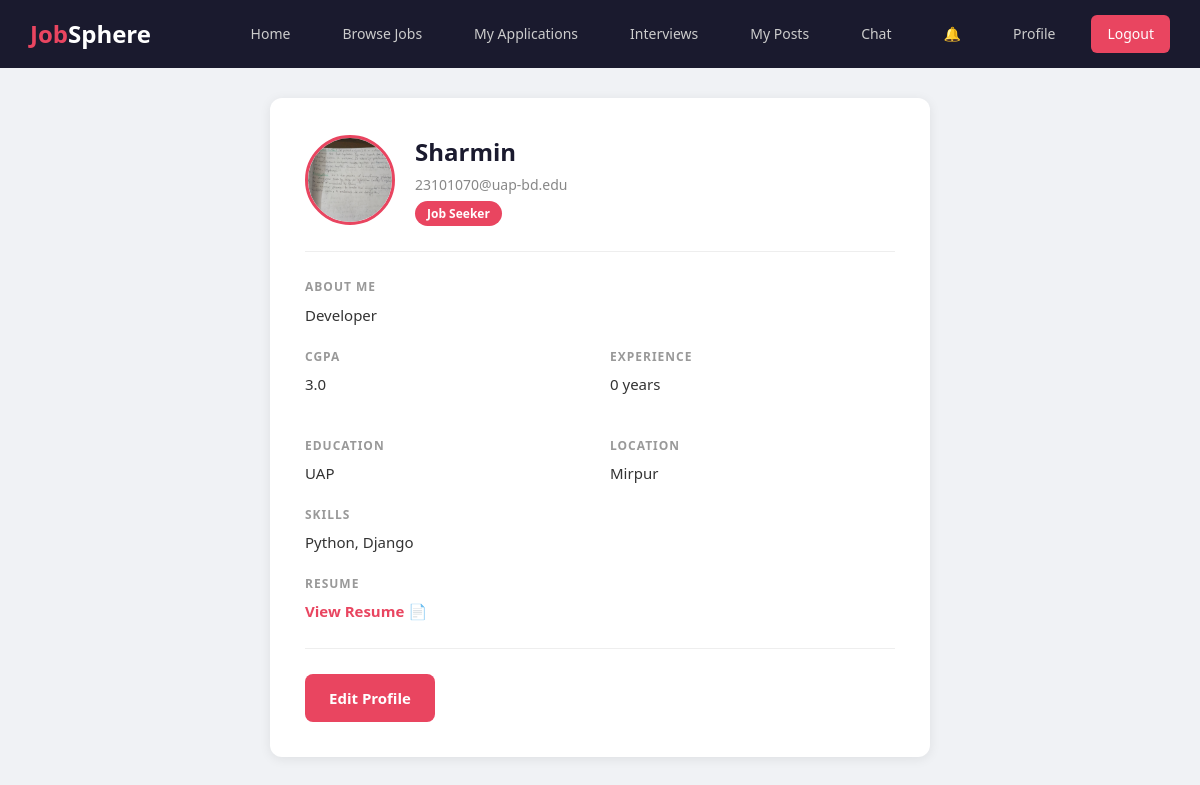
/users/profile/seeker/ (signed in), run on an earlier commit of the app's database.
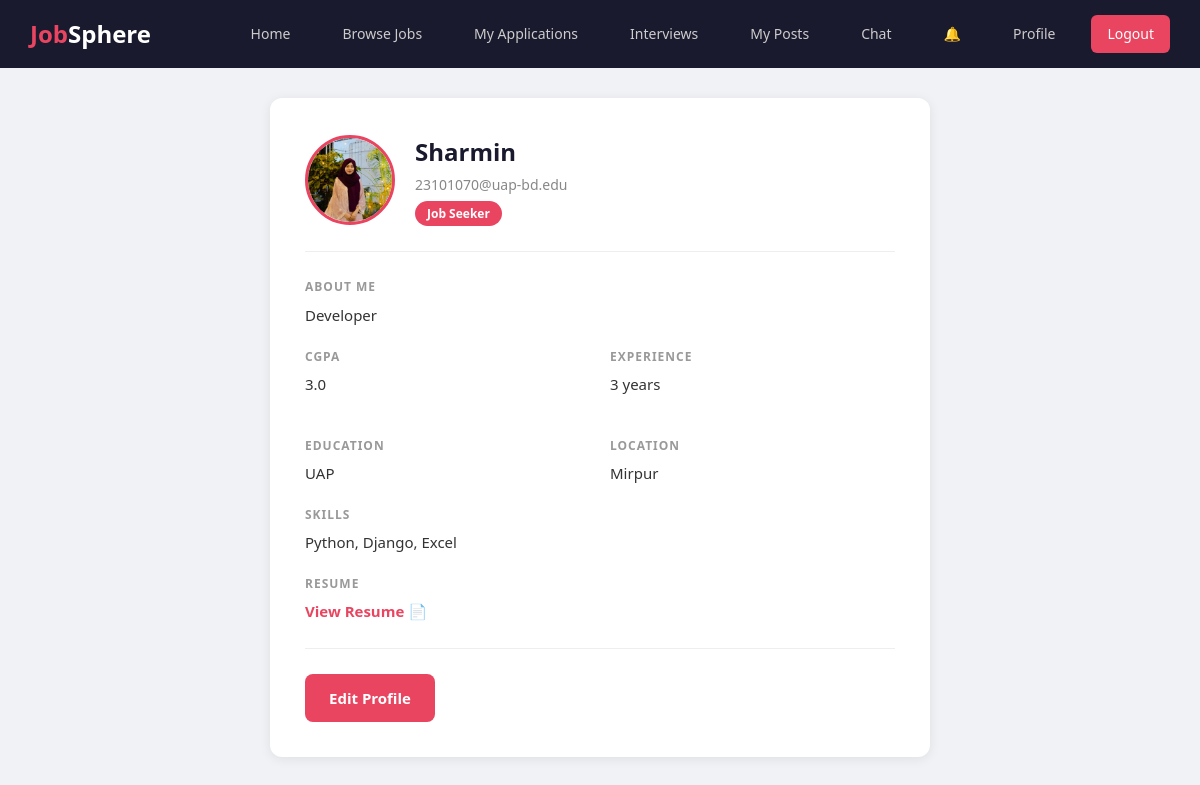
And on a later commit of the database.
### users/models.py (models this page shows, shortened)
class User(AbstractBaseUser):
    USER_TYPE_CHOICES = [
        ('seeker', 'Job Seeker'),
        ('recruiter', 'Recruiter'),
        ('admin', 'Admin'),
    ]
    email = models.EmailField(unique=True)
    name = models.CharField(max_length=100)
    user_type = models.CharField(max_length=10, choices=USER_TYPE_CHOICES)
    phone_num = models.CharField(max_length=20, blank=True, null=True)
    profile_pic = models.ImageField(upload_to='profile_pics/', blank=True, null=True)
    is_active = models.BooleanField(default=True)
    is_admin = models.BooleanField(default=False)
    is_staff = models.BooleanField(default=False)
    is_superuser = models.BooleanField(default=False)
    objects = UserManager()
    USERNAME_FIELD = 'email'
    REQUIRED_FIELDS = ['name']

class JobSeeker(models.Model):
    user = models.OneToOneField(User, on_delete=models.CASCADE, related_name='seeker_profile')
    bio = models.TextField(blank=True, null=True)
    cgpa = models.FloatField(blank=True, null=True)
    experience_years = models.IntegerField(default=0)
    education = models.CharField(max_length=200, blank=True, null=True)
    career_goals = models.TextField(blank=True, null=True)
    resume = models.FileField(upload_to='resumes/', blank=True, null=True)
    location = models.CharField(max_length=200, blank=True, null=True)
    skills_text = models.TextField(blank=True, null=True)

### users/views.py (the view)
# urls.py: path('profile/seeker/', views.seeker_profile_view, name='seeker_profile'),
def seeker_profile_view(request):
    if not request.user.is_authenticated:
        return redirect('login')
    try:
        seeker = JobSeeker.objects.get(user=request.user)
    except JobSeeker.DoesNotExist:
        return redirect('seeker_onboarding')
    return render(request, 'users/seeker_profile.html', {'seeker': seeker})

### updates/context_processors.py (called while the page is built)
def unread_notifications(request):
    if request.user.is_authenticated:
        count = Notification.objects.filter(user=request.user, is_read=False).count()
        return {'unread_notif_count': count}
    return {'unread_notif_count': 0}

### templates/users/seeker_profile.html (shortened to what this page needs)
{% extends 'base.html' %}
{% block content %}
<div class="profile-container">
    <div class="profile-card">
        <div class="profile-header">
            {% if user.profile_pic %}
                <img src="{{ user.profile_pic.url }}" alt="Profile" class="profile-avatar">
            {% else %}
                <div class="profile-avatar-placeholder">{{ user.name|first }}</div>
            {% endif %}
            <div>
                <div class="profile-name">{{ user.name }}</div>
                <div class="profile-email">{{ user.email }}</div>
                <span class="profile-role-badge">Job Seeker</span>
            </div>
        </div>
        {% if seeker.bio %}
        <div class="profile-section">
            <div class="profile-section-title">About Me</div>
            <div class="profile-section-value">{{ seeker.bio }}</div>
        </div>
        {% endif %}
        <div class="profile-grid">
            <div class="profile-section">
                <div class="profile-section-title">CGPA</div>
                <div class="profile-section-value">{{ seeker.cgpa|default:"Not set" }}</div>
            </div>
            <div class="profile-section">
                <div class="profile-section-title">Experience</div>
                <div class="profile-section-value">{{ seeker.experience_years }} year{{ seeker.experience_years|pluralize }}</div>
            </div>
            <div class="profile-section">
                <div class="profile-section-title">Education</div>
                <div class="profile-section-value">{{ seeker.education|default:"Not set" }}</div>
            </div>
            <div class="profile-section">
                <div class="profile-section-title">Location</div>
                <div class="profile-section-value">{{ seeker.location|default:"Not set" }}</div>
            </div>
        </div>
        {% if seeker.skills_text %}
        <div class="profile-section">
            <div class="profile-section-title">Skills</div>
            <div class="profile-section-value">{{ seeker.skills_text }}</div>
        </div>
        {% endif %}
        <div class="profile-section">
            <div class="profile-section-title">Resume</div>
            <div class="profile-section-value">
                {% if seeker.resume %}
                    <a href="{{ seeker.resume.url }}" target="_blank" class="resume-link">View Resume &#128196;</a>
                {% else %}
                    No resume uploaded
                {% endif %}
            </div>
        </div>
        <div class="profile-actions">
            <a href="{% url 'seeker_profile_edit' %}" class="btn btn-primary" style="width: auto;">Edit Profile</a>
        </div>
    </div>
</div>
{% endblock %}

What changed in the data, as far as the page shows it:
changed User "Sharmin": profile_pic: a different picture
changed JobSeeker "Developer": experience_years "0" → "3"; skills_text "Python, Django" → "Python, Django, Excel"
